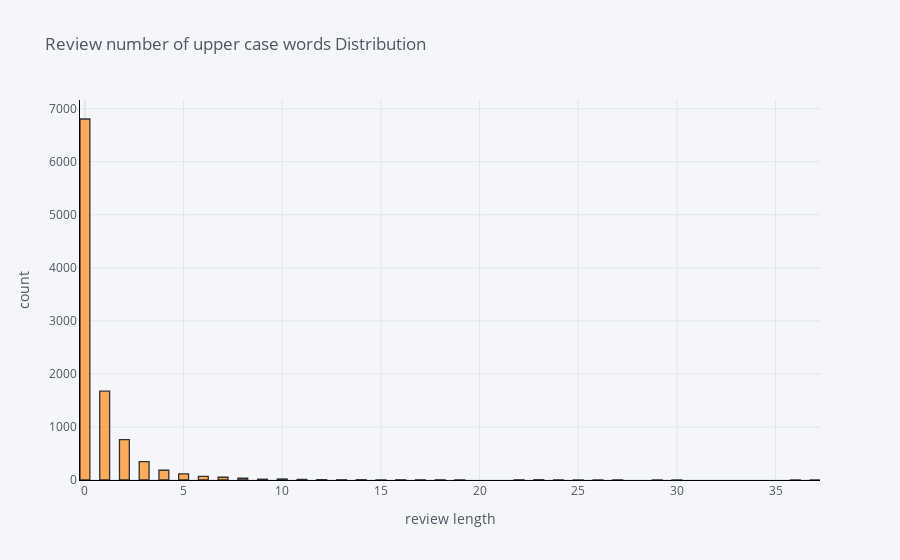

The cell this chart's notebook holds for it:
### Markdown cell above
### Observations
- Most of the reviews dont have any numeric values
- There are some numeric values present, 12 being the highest number of numeric characters

### Code cell
df['upper_counts'].iplot(
    kind='hist',
    bins=100,
    xTitle='review length',
    linecolor='black',
    yTitle='count',
    title='Review number of upper case words Distribution')

### Figure 1 — Plotly figure (JSON) as saved in the notebook; plotly's stock layout.template omitted (floating-point values rounded to 4 significant figures; data arrays with more than 128 entries replaced by an {"elided": "..."} marker saying what was removed)
{"data": [{"histfunc": "count", "histnorm": "", "marker": {"color": "rgba(255, 153, 51, 1.0)", "line": {"color": "#000000", "width": 1.3}}, "name": "upper_counts", "nbinsx": 100, "opacity": 0.8, "orientation": "v", "type": "histogram", "x": {"elided": "10131 int values"}}], "layout": {"barmode": "overlay", "legend": {"bgcolor": "#F5F6F9", "font": {"color": "#4D5663"}}, "paper_bgcolor": "#F5F6F9", "plot_bgcolor": "#F5F6F9", "title": {"font": {"color": "#4D5663"}, "text": "Review number of upper case words Distribution"}, "xaxis": {"gridcolor": "#E1E5ED", "linecolor": "black", "showgrid": true, "tickfont": {"color": "#4D5663"}, "title": {"font": {"color": "#4D5663"}, "text": "review length"}, "zerolinecolor": "#E1E5ED"}, "yaxis": {"gridcolor": "#E1E5ED", "linecolor": "black", "showgrid": true, "tickfont": {"color": "#4D5663"}, "title": {"font": {"color": "#4D5663"}, "text": "count"}, "zerolinecolor": "#E1E5ED"}}}
